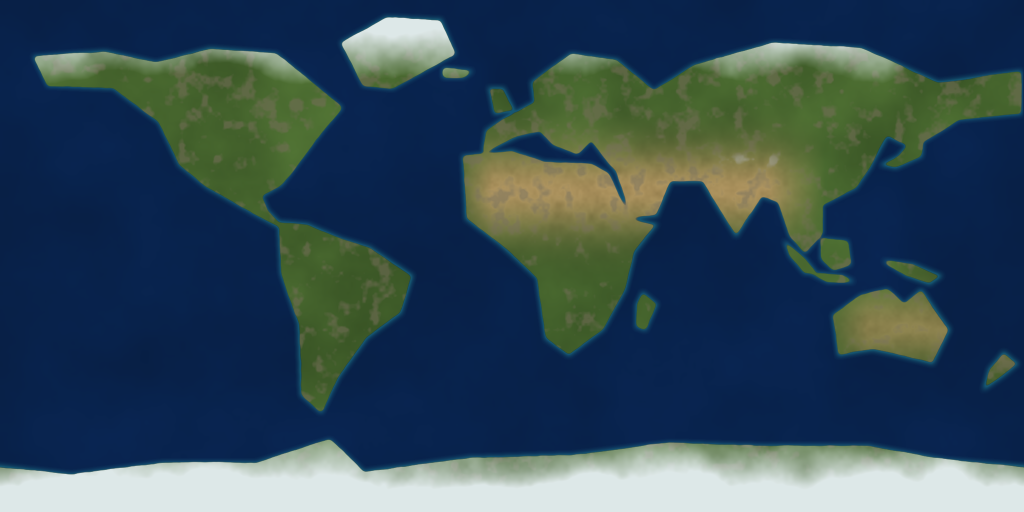
#> input picture assets/A-004-planet/planet_color.png, 2048 x 1024 px (shown at 1/2 size)
$ python validate.py
#> lines starting #> are read from the running program, lines starting #| are printed output that depends on the picture
"""Validate exported PNGs and provenance; runtime geometry is checked in preview."""
import hashlib, json
from pathlib import Path
import numpy as np
from PIL import Image

ROOT=Path(__file__).resolve().parent
manifest=json.loads((ROOT/'map-manifest.json').read_text())
#> (reads assets/A-004-planet/map-manifest.json from the repository)
report={'checks':{},'textures':{}}
arrays={}
for name in ['planet_color.png','planet_data.png']:
    raw=(ROOT/name).read_bytes();image=Image.open(ROOT/name)
#> further down, image is the input picture: PIL image 2048x1024 RGB; mean R, G, B 51.3, 74.7, 88.3
    assert image.size==(2048,1024) and image.mode=='RGB'
    a=np.asarray(image);arrays[name]=a
    assert np.array_equal(a[:,0],a[:,-1])
    checksum=hashlib.sha256(raw).hexdigest()
    assert manifest['files'][name]['sha256']==checksum
    report['textures'][name]={'bytes':len(raw),'size':list(image.size),'sha256':checksum,
        'channel_ranges':[[int(a[:,:,i].min()),int(a[:,:,i].max())] for i in range(3)]}
data=arrays['planet_data.png'];night=data[:,:,0];cloud=data[:,:,1];land=data[:,:,2]
#> after `night = data[:, :, 0]`:
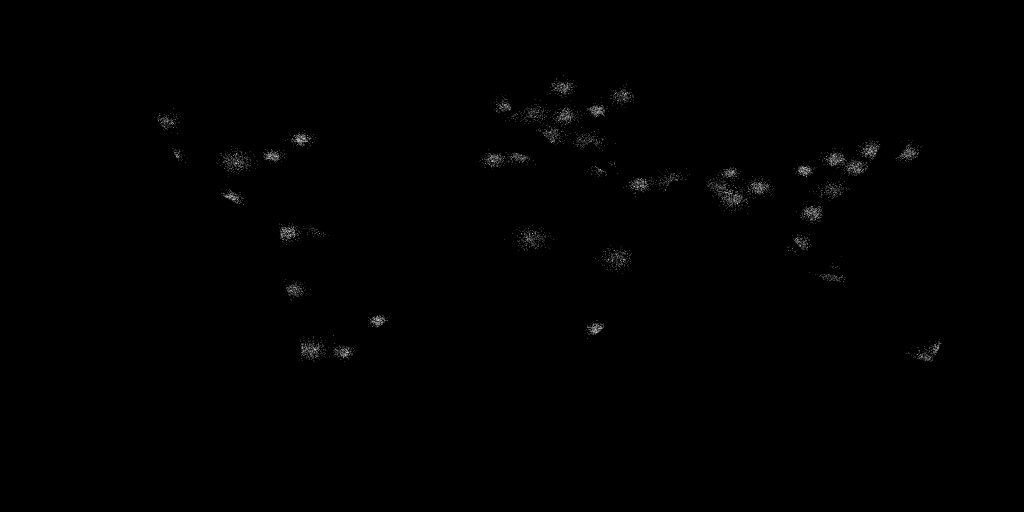
#> night: shape (1024, 2048) (shown at 1/2 size); min 0, max 242, mean 0.9
#> after `cloud = data[:, :, 1]`:
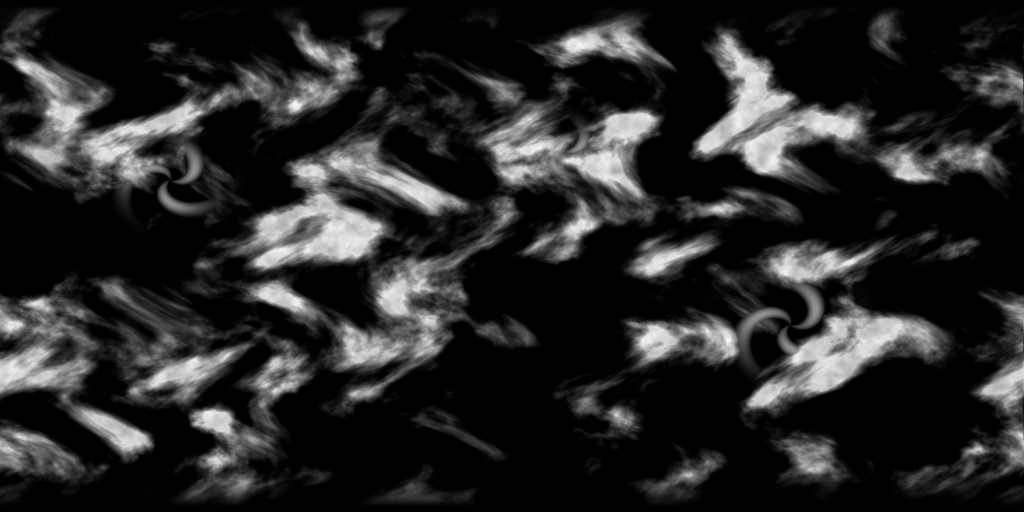
#> cloud: shape (1024, 2048) (shown at 1/2 size); min 0, max 251, mean 39.3
#> after `land = data[:, :, 2]`:
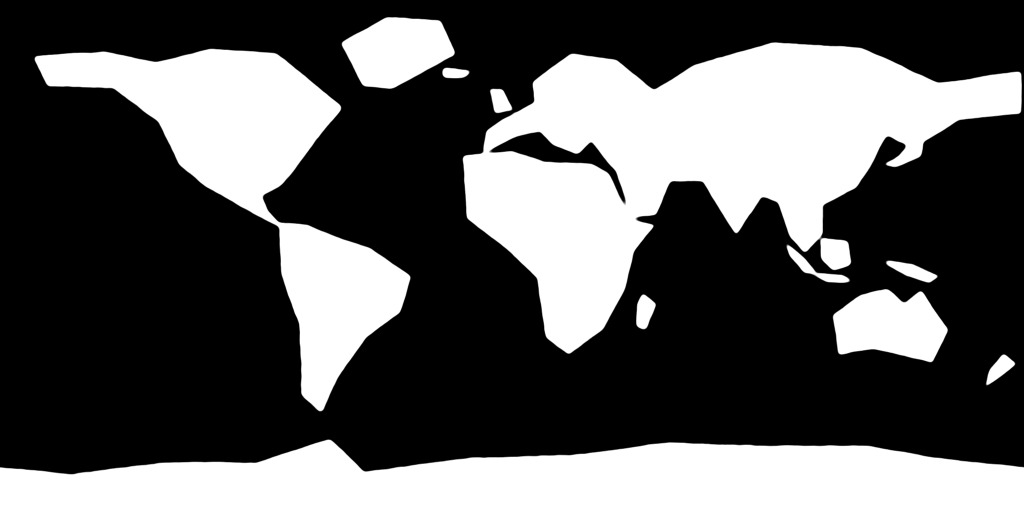
#> land: shape (1024, 2048) (shown at 1/2 size); min 0, max 255, mean 91.1
assert np.count_nonzero(night>80)>3000
assert np.count_nonzero(cloud>80)>50000
assert np.count_nonzero((cloud>10)&(cloud<180))>100000
assert np.count_nonzero((night>80)&(land<200))==0
assert .15<float(np.mean(land>128))<.65
report['coverage']={'land_fraction_equirectangular':float(np.mean(land>128)),
    'bright_city_pixels':int(np.count_nonzero(night>80)),
    'cloud_pixels_above_80':int(np.count_nonzero(cloud>80))}
report['checks']=dict.fromkeys(['dimensions_and_rgb','longitudinal_seams','manifest_hashes',
    'night_lights_on_land','cloud_detail','land_and_ocean_present'],True)
(ROOT/'validation.json').write_text(json.dumps(report,indent=2)+'\n')
print(json.dumps(report,indent=2))
#> (printed output is left out)
